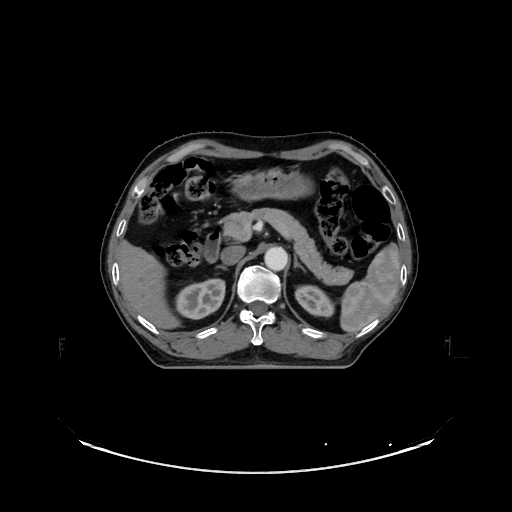
#> input picture demo_dataset/pancreas.png, 512 x 512 px
$ python demo2d.py
#> lines starting #> are read from the running program, lines starting #| are printed output that depends on the picture


import GeodisTK
import numpy as np
import time
from PIL import Image
import matplotlib.pyplot as plt


def geodesic_distance_2d(I, S, lamb, iter):
    '''
    get 2d geodesic disntance by raser scanning.
    I: input image, can have multiple channels. Type should be np.float32.
    S: binary image where non-zero pixels are used as seeds. Type should be np.uint8.
    lamb: weighting betwween 0.0 and 1.0
          if lamb==0.0, return spatial euclidean distance without considering gradient
          if lamb==1.0, the distance is based on gradient only without using spatial distance
    iter: number of iteration for raster scanning.
    '''
    return GeodisTK.geodesic2d_raster_scan(I, S, lamb, iter)


def demo_geodesic_distance2d(img, seed_pos):
    I = np.asanyarray(img, np.float32)
    S = np.zeros((I.shape[0], I.shape[1]), np.uint8)
    S[seed_pos[0]][seed_pos[1]] = 1
    t0 = time.time()
    D1 = GeodisTK.geodesic2d_fast_marching(I, S)
    t1 = time.time()
    D2 = geodesic_distance_2d(I, S, 1.0, 2)
    dt1 = t1 - t0
    dt2 = time.time() - t1
    D3 = geodesic_distance_2d(I, S, 0.0, 2)
    D4 = geodesic_distance_2d(I, S, 0.5, 2)
    print("runtime(s) of fast marching {0:}".format(dt1))
    print("runtime(s) of raster  scan  {0:}".format(dt2))

    plt.figure(figsize=(18, 6))
    plt.subplot(1, 6, 1)
    plt.imshow(img, "gray")
    plt.autoscale(False)
    plt.plot([seed_pos[1]], [seed_pos[0]], 'ro')
    plt.axis('off')
    plt.title('(a) input image \n with a seed point')

    plt.subplot(1, 6, 2)
    plt.imshow(D1)
    plt.axis('off')
    plt.title('(b) Geodesic distance \n based on fast marching')

    plt.subplot(1, 6, 3)
    plt.imshow(D2)
    plt.axis('off')
    plt.title('(c) Geodesic distance \n based on ranster scan')

    plt.subplot(1, 6, 4)
    plt.imshow(D3)
    plt.axis('off')
    plt.title('(d) Euclidean distance')

    plt.subplot(1, 6, 5)
    plt.imshow(D4)
    plt.axis('off')
    plt.title('(e) Mexture of Geodesic \n and Euclidean distance')

    plt.subplot(1, 6, 6)
    plt.imshow(np.exp(-D1))
    plt.axis('off')
    plt.title('(f) Exponential Geodesic distance')
    plt.savefig("demo_dataset/egd_vis.png",
                bbox_inches='tight', dpi=500, pad_inches=0.0)
    plt.show()


def demo_geodesic_distance2d_gray_scale_image():
    img = Image.open('demo_dataset/pancreas.png').convert('L')
#> img is the input picture: PIL image 512x512 L; min 0, max 255, mean 19.4
    img = np.array(img)[100:400, 100:400]
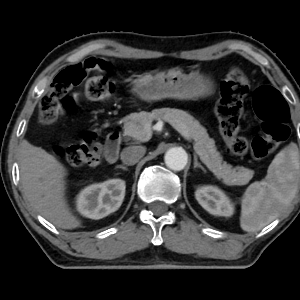
#> img: shape (300, 300); min 0, max 255, mean 52.9
    img = (img - img.mean()) / img.std()
    seed_position = [121, 182]
    demo_geodesic_distance2d(img, seed_position)
#> (the call stopped at in demo_geodesic_distance2d, `D1 = GeodisTK.geodesic2d_fast_marching(I, S)`: GeodisTK is not available in this run)


if __name__ == '__main__':
    demo_geodesic_distance2d_gray_scale_image()

$ run again, with demo_dataset/1.png copied over demo_dataset/pancreas.png
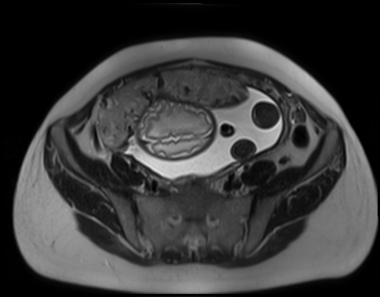
#> input picture demo_dataset/1.png, 380 x 297 px
#> in demo_geodesic_distance2d_gray_scale_image, `img = np.array(img)[100:400, 100:400]`:
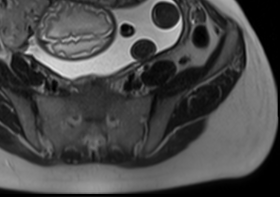
#> img: shape (197, 280); min 0, max 225, mean 74.8
#> in demo_geodesic_distance2d_gray_scale_image, `img = (img - img.mean()) / img.std()`:
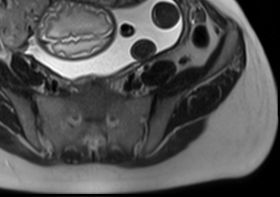
#> img: shape (197, 280) float64; min -1.57, max 3.16, mean 5.77e-17; drawn with min black and max white

$ run again, with demo_dataset/115_HC.png copied over demo_dataset/pancreas.png
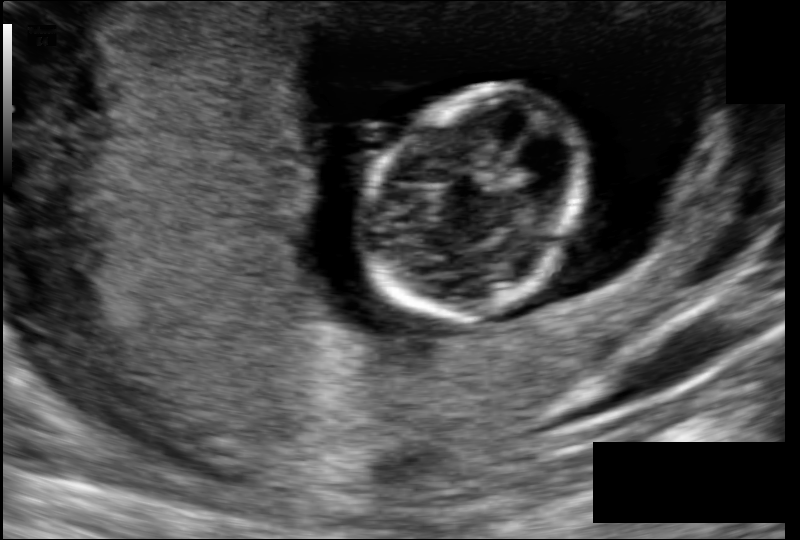
#> input picture demo_dataset/115_HC.png, 800 x 540 px
#> in demo_geodesic_distance2d_gray_scale_image, img is the input picture: PIL image 800x540 L; min 0, max 253, mean 70
#> in demo_geodesic_distance2d_gray_scale_image, `img = np.array(img)[100:400, 100:400]`:
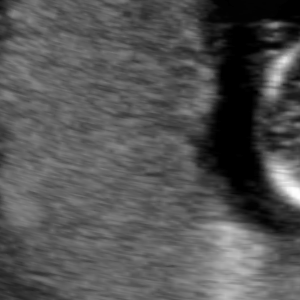
#> img: shape (300, 300); min 0, max 253, mean 83.4

$ run again, with demo_dataset/3.png copied over demo_dataset/pancreas.png
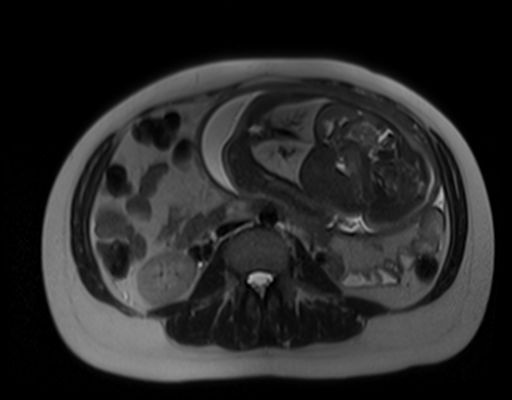
#> input picture demo_dataset/3.png, 512 x 400 px
#> in demo_geodesic_distance2d_gray_scale_image, img is the input picture: PIL image 512x400 L; min 0, max 182, mean 39.5
#> in demo_geodesic_distance2d_gray_scale_image, `img = np.array(img)[100:400, 100:400]`:
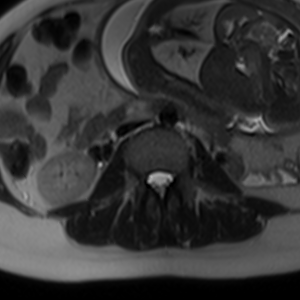
#> img: shape (300, 300); min 0, max 179, mean 53.8
#> in demo_geodesic_distance2d_gray_scale_image, `img = (img - img.mean()) / img.std()`:
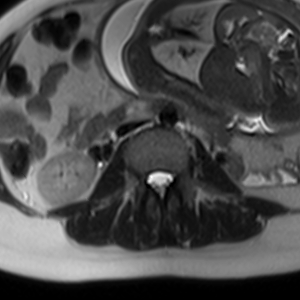
#> img: shape (300, 300) float64; min -1.52, max 3.53, mean 1.11e-16; drawn with min black and max white
